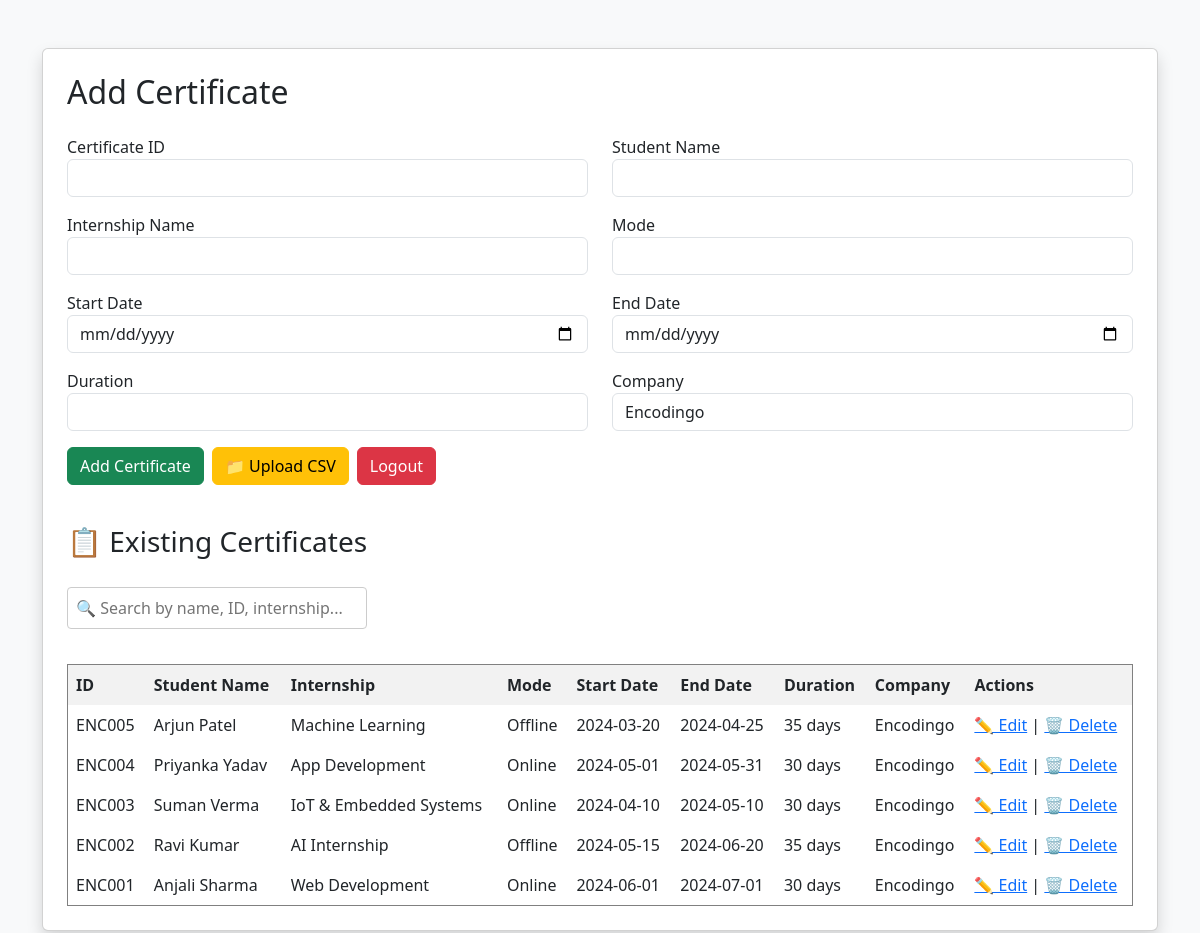
Screenshot of /dashboard.php (signed in) with the database file from the repository.
### tables this page shows
CREATE TABLE `certificates` (
  `id` int(11) NOT NULL,
  `certificate_id` varchar(100) DEFAULT NULL,
  `student_name` varchar(100) DEFAULT NULL,
  `internship_name` varchar(100) DEFAULT NULL,
  `mode` varchar(50) DEFAULT NULL,
  `start_date` date DEFAULT NULL,
  `end_date` date DEFAULT NULL,
  `duration` varchar(50) DEFAULT NULL,
  `company_name` varchar(100) DEFAULT NULL,
  `created_at` timestamp NOT NULL DEFAULT current_timestamp()
);

### dashboard.php (the view, shortened to what this page needs)
<!DOCTYPE html>
<html>
<head>
  <link href="https://cdn.jsdelivr.net/npm/bootstrap@5.3.3/dist/css/bootstrap.min.css" rel="stylesheet">
</head>
<body class="bg-light">
  <div class="container py-5">
    <div class="card shadow p-4">
      <h2 class="mb-4">Add Certificate</h2>
      <form action="add_certificate.php" method="POST">
        <div class="row mb-3">
          <div class="col-md-6">
            <label>Certificate ID</label>
            <input name="certificate_id" class="form-control" required>
          </div>
          <div class="col-md-6">
            <label>Student Name</label>
            <input name="student_name" class="form-control" required>
          </div>
        </div>
        <div class="row mb-3">
          <div class="col-md-6">
            <label>Internship Name</label>
            <input name="internship_name" class="form-control" required>
          </div>
          <div class="col-md-6">
            <label>Mode</label>
            <input name="mode" class="form-control" required>
          </div>
        </div>
        <div class="row mb-3">
          <div class="col-md-6">
            <label>Start Date</label>
            <input type="date" name="start_date" class="form-control" required>
          </div>
          <div class="col-md-6">
            <label>End Date</label>
            <input type="date" name="end_date" class="form-control" required>
          </div>
        </div>
        <div class="row mb-3">
          <div class="col-md-6">
            <label>Duration</label>
            <input name="duration" class="form-control" required>
          </div>
          <div class="col-md-6">
            <label>Company</label>
            <input name="company_name" class="form-control" value="Encodingo" required>
          </div>
        </div>
        <div class="d-flex gap-2 mt-3">
  <button class="btn btn-success">Add Certificate</button>
  <a href="upload_csv.php" class="btn btn-warning">📁 Upload CSV</a>
  <a href="logout.php" class="btn btn-danger">Logout</a>
</div>
      </form>
      <?php
include 'db.php';
$result = $conn->query("SELECT * FROM certificates ORDER BY id DESC");
?>
<h3 style="margin-top:40px;">📋 Existing Certificates</h3>
<input type="text" id="searchInput" placeholder="🔍 Search by name, ID, internship..."
       style="width: 300px; padding: 8px; margin: 20px 0;">
<table border="1" cellpadding="10" cellspacing="0" style="width: 100%; margin-top: 15px; text-align: left;">
  <tr style="background-color: #f2f2f2;">
    <th>ID</th>
    <th>Student Name</th>
    <th>Internship</th>
    <th>Mode</th>
    <th>Start Date</th>
    <th>End Date</th>
    <th>Duration</th>
    <th>Company</th>
    <th>Actions</th>
  </tr>
  <?php while($row = $result->fetch_assoc()): ?>
    <tr>
      <td><?= htmlspecialchars($row['certificate_id']) ?></td>
      <td><?= htmlspecialchars($row['student_name']) ?></td>
      <td><?= htmlspecialchars($row['internship_name']) ?></td>
      <td><?= htmlspecialchars($row['mode']) ?></td>
      <td><?= htmlspecialchars($row['start_date']) ?></td>
      <td><?= htmlspecialchars($row['end_date']) ?></td>
      <td><?= htmlspecialchars($row['duration']) ?></td>
      <td><?= htmlspecialchars($row['company_name']) ?></td>
      <td>
        <a href="edit.php?id=<?= $row['id'] ?>">✏️ Edit</a> |
        <a href="delete.php?id=<?= $row['id'] ?>" onclick="return confirm('Are you sure to delete?')">🗑️ Delete</a>
      </td>
    </tr>
  <?php endwhile; ?>
</table>
    </div>
  </div>
</body>
</html>

### dashboard.php (style rules this page uses)
#searchInput { border: 1px solid #ccc; border-radius: 4px; }
table { border-collapse: collapse; }
th, td { padding: 8px; }

### rows the page displays
certificates: certificate "ENC005", student_name "Arjun Patel", internship_name "Machine Learning", mode "Offline", start_date "2024-03-20", end_date "2024-04-25", duration "35 days", company_name "Encodingo"
certificates: certificate "ENC004", student_name "Priyanka Yadav", internship_name "App Development", mode "Online", start_date "2024-05-01", end_date "2024-05-31", duration "30 days", company_name "Encodingo"
certificates: certificate "ENC003", student_name "Suman Verma", internship_name "IoT & Embedded Systems", mode "Online", start_date "2024-04-10", end_date "2024-05-10", duration "30 days", company_name "Encodingo"
certificates: certificate "ENC002", student_name "Ravi Kumar", internship_name "AI Internship", mode "Offline", start_date "2024-05-15", end_date "2024-06-20", duration "35 days", company_name "Encodingo"
certificates: certificate "ENC001", student_name "Anjali Sharma", internship_name "Web Development", mode "Online", start_date "2024-06-01", end_date "2024-07-01", duration "30 days", company_name "Encodingo"
